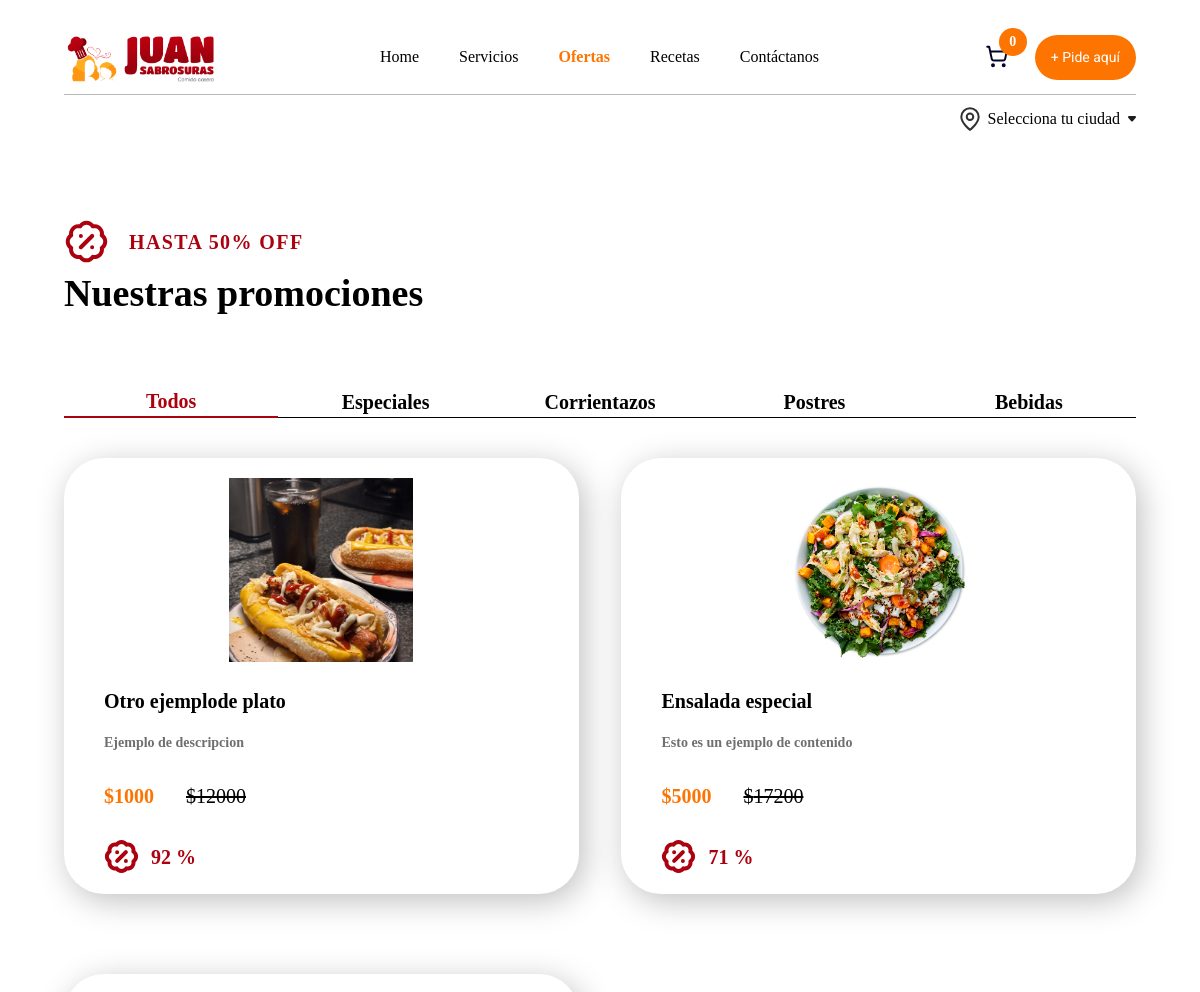
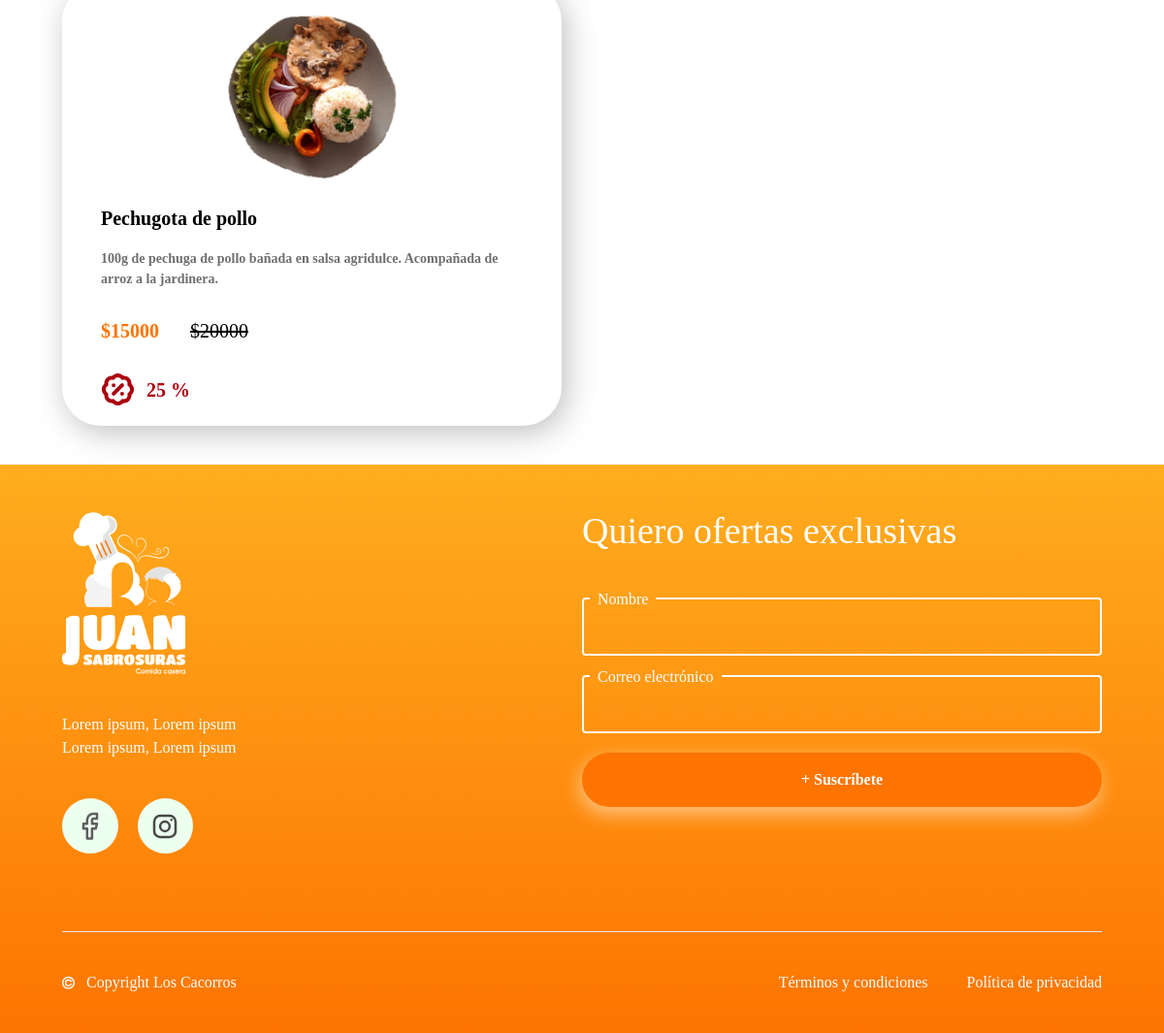
Screenshot of /catalogo/ofertas/ with the database file from the repository (2 pictures, top to bottom).
### products/models.py (models this page shows, shortened)
class dishes(models.Model):
    dish_id = models.BigAutoField(primary_key=True)
    dish_name = models.CharField(max_length=200, verbose_name='Nombre del plato (Obligatorio)')
    dish_category = models.ForeignKey(Category, on_delete=models.CASCADE, verbose_name="Categoria del plato")
    dish_slug = models.SlugField(unique=True, default="", help_text="La URL se completa de manera automatica, por favor modificalo solamente si deseas que este plato tenga una URL distinta a la creada", verbose_name="URL")
    dish_description = models.TextField(verbose_name='Descripcion del plato (Obligatorio)')
    dish_regular_price = models.IntegerField(verbose_name='Precio regular del plato (Obligatorio)')
    dish_discounted_price = models.IntegerField(default=0, verbose_name='Precio oferta del plato', help_text="Agregue valor solamente si el plato se encuentra en oferta.")
    dish_special = models.BooleanField(verbose_name='Es un plato especial?', help_text="Marque la casilla si desea que este plato aparezca en el carrusel de inicio del sitio web")
    dish_image_preview = models.ImageField(upload_to='dishes_preview', verbose_name='Imagen vista superior (Obligatorio)')
    dish_side_1 = models.CharField(max_length=25, verbose_name='Acompañante 1 (Obligatorio)')
    dish_side_2 = models.CharField(max_length=25, verbose_name='Acompañante 2 (Obligatorio)')
    dish_side_3 = models.CharField(max_length=25, verbose_name='Acompañante 3', null=True, blank=True)
    dish_side_4 = models.CharField(max_length=25, verbose_name='Acompañante 4', null=True, blank=True)
    created_at = models.DateTimeField(auto_now_add=True, verbose_name="Fecha de creación")
    updated_at = models.DateTimeField(auto_now=True, verbose_name="Fecha de última actualización")
    class Meta:
        verbose_name = 'Plato'
        verbose_name_plural = 'Platos del menu'
        ordering = ["-created_at"]

### products/views.py (the view, shortened to what this page needs)
# urls.py: path('ofertas/', views.offers, name="offers"),
def offers(request):
    newsletter_form = forms.Newsletter()
    dishes_products = dishes.objects.filter(
        Q(dish_discounted_price__gt=0) & Q(dish_discounted_price__lt=F('dish_regular_price'))
    )
    return render(request, "products/offers.html", {'dishes_products': dishes_products, 'newsletter_form':newsletter_form})

### core/forms.py
class Newsletter(forms.Form):
    name = forms.CharField(required=True, error_messages={"required": "Por favor, introduce tu nombre"}, widget=forms.TextInput(
        attrs={'class': 'btn-cta-opt2'}
    ), min_length=5,max_length=100)
    email = forms.EmailField(required=True, error_messages={"required": "Por favor, introduce un correo electronico valido"}, widget=forms.EmailInput(
        attrs={'class': 'btn-cta-opt2'}
    ), min_length=5,max_length=100)

### products/models.py (called while the page is built)
def discount(self):
    if self.dish_discounted_price < self.dish_regular_price:
        discount_amount = self.dish_regular_price - self.dish_discounted_price
        discount_percentaje = discount_amount / self.dish_regular_price
        discount_final = discount_percentaje * 100
        return discount_final
    else:
        return 0

    def __str__(self):
        return self.category_name

### products/templates/products/offers.html (shortened to what this page needs)
{% extends 'core/master.html' %}
{% block content %}
    <section class="container">
        <article class="pt-16 px-9 lg:px-0">
            <div class="lg:flex lg:items-center gap-5">
                <h2 class="text-mobile-heading-small lg:text-desktop-heading-small text-secondary font-bold uppercase tracking-[1.25px]">
                    HASTA 50% OFF
                </h2>
            </div>
            <h1 class="text-mobile-heading-large lg:text-desktop-heading-large lg:font-bold mt-5 lg:mt-0">Nuestras promociones</h1>
        </article>
        <article id="categoryContainer" class="overflow-hidden overflow-x-auto md:overflow-x-hidden">
            <div class="text-mobile-heading-block w-[500px] xs:w-[600px] sm:w-[800px] md:w-auto mt-16 flex lg:justify-between flex-nowrap">
                <button class="cursor-pointer w-1/2 md:w-3/12 border-b-2 focus:border-b-2 border-secondary text-secondary font-bold focus:text-secondary focus:border-secondary" id="initialCategory">Todos</button>
                <button class="cursor-pointer w-1/2 md:w-3/12 border-b-[1px] focus:border-b-2 border-black font-bold focus:text-secondary focus:border-secondary" onclick="platesManipulationDOM('Especiales', this)"> Especiales</button>
                <button class="cursor-pointer w-1/2 md:w-3/12 border-b-[1px] focus:border-b-2 border-black font-bold focus:text-secondary focus:border-secondary" onclick="platesManipulationDOM('Corrientazos', this)">Corrientazos</button>
                <button class="cursor-pointer w-1/2 md:w-3/12 border-b-[1px] focus:border-b-2 border-black font-bold focus:text-secondary focus:border-secondary" onclick="platesManipulationDOM('Postres', this)">Postres</button>
                <button class="cursor-pointer w-1/2 md:w-3/12 border-b-[1px] focus:border-b-2 border-black font-bold focus:text-secondary focus:border-secondary" onclick="platesManipulationDOM('Bebidas')">Bebidas</button>
            </div>
        </article>
        <article>
            <menu class="md:flex md:flex-wrap md:justify-between">
                {% for dish in dishes_products %}
                <li class="rounded-[40px] shadow-figmaShadows p-5 xs:px-10 my-10 md:basis-[48%]" data-category="{{ dish.dish_category }}" data-label="{{dish.dish_name}}">
                    <a href="{% url 'dish' dish.dish_slug %}" class="xl:flex xl:gap-5 xl:items-center xl:justify-center screen-1720:my-10">
                        <img class="mx-auto aspect-square object-cover xl:object-contain" width="184" height="184" src="{{ dish.dish_image_preview.url }}" alt="imagen de previsualizacion - vista superior: {{ dish.dish_name }}">
                        <div class="xl:px-2 screen-1720:px-16">
                            <h4 class="text-black text-mobile-heading-block xl:text-desktop-heading-block font-bold text-left mt-6 xl:mt-0">{{ dish.dish_name }}</h4>
                            <p class="text-mobile-paragraph-large xl:text-desktop-paragraph-large font-bold text-gray-figma-900 text-left mt-4 mb-7">{{ dish.dish_description }}</p>
                            {% if dish.dish_discounted_price is not 0 and dish.dish_discounted_price < dish.dish_regular_price %}
                            <em class="not-italic font-bold xs:text-mobile-heading-block xl:text-desktop-heading-block text-primary">${{ dish.dish_discounted_price }}</em>  <s class="ml-6 xs:ml-0 screen-360:ml-7 xs:text-mobile-heading-block xl:text-desktop-heading-block">${{ dish.dish_regular_price }}</s>
                            <div class="flex items-center gap-3 mt-7">
                                <p class="text-secondary font-bold text-mobile-heading-block xl:text-desktop-heading-block">
                                    {{ dish.discount|floatformat:"0" }} %
                                </p>
                            </div>
                            {% else %}
                            <em class="not-italic font-bold xs:text-mobile-heading-block xl:text-desktop-heading-block text-primary">${{ dish.dish_regular_price }}</em>
                            {% endif %}
                        </div>
                    </a>
                </li>
                {% endfor %}
            </menu>
        </article>
    </section>
{% endblock  %}
{% block scripts %}
    {% load static %}
{% endblock  %}

### rows the page displays
dishes: dish_image_preview (picture), dish_name "Otro ejemplode plato", dish_description "Ejemplo de descripcion", dish_discounted_price "1000", dish_regular_price "12000", discount "92"
dishes: dish_image_preview (picture), dish_name "Ensalada especial", dish_description "Esto es un ejemplo de contenido", dish_discounted_price "5000", dish_regular_price "17200", discount "71"
dishes: dish_image_preview (picture), dish_name "Pechugota de pollo", dish_description "100g de pechuga de pollo bañada en salsa agridulce. Acompañada de arroz a la jardinera.", dish_discounted_price "15000", dish_regular_price "20000", discount "25"
